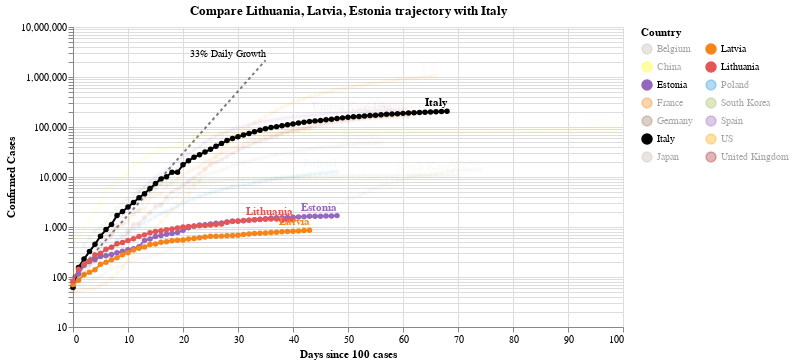

Notebook code cell kept with this figure:
### Code cell
#hide_input
chart3 = make_since_chart(dff2, ['Lithuania', 'Latvia', 'Estonia'], baseline_countries)
chart3

### Figure 1 — Vega-Lite specification as saved in the notebook (floating-point values rounded to 4 significant figures; data arrays with more than 128 entries replaced by an {"elided": "..."} marker saying what was removed)
{"config": {"view": {"continuousWidth": 400, "continuousHeight": 300}}, "layer": [{"mark": {"type": "line", "color": "black", "opacity": 0.5, "strokeDash": [3, 3]}, "encoding": {"x": {"type": "quantitative", "field": "Days since 100 cases"}, "y": {"type": "quantitative", "field": "Confirmed Cases"}}}, {"mark": {"type": "text", "align": "right", "dy": -6, "fontSize": 10, "text": "33% Daily Growth"}, "encoding": {"x": {"type": "quantitative", "field": "Days since 100 cases"}, "y": {"type": "quantitative", "field": "Confirmed Cases"}}, "transform": [{"filter": "(datum['Days since 100 cases'] >= 35)"}]}, {"data": {"name": "data-66fb4e68028b3564a4b90ae84c09cb7c"}, "mark": {"type": "line", "point": true}, "encoding": {"color": {"type": "nominal", "field": "Country", "legend": {"columns": 2}, "scale": {"domain": ["Belgium", "China", "Estonia", "France", "Germany", "Italy", "Japan", "Latvia", "Lithuania", "Poland", "South Korea", "Spain", "US", "United Kingdom"], "range": ["#C1B7AD", "yellow", "#9467bd", "#F58518", "#9D755D", "black", "#C1B7AD", "#F58518", "#E45756", "#2495D3", "#A1BA59", "#9467bd", "orange", "brown"]}}, "opacity": {"condition": {"value": 1, "selection": "selector002"}, "value": 0.05}, "tooltip": [{"type": "nominal", "field": "Country"}, {"type": "temporal", "field": "Date"}, {"type": "quantitative", "field": "Confirmed Cases"}, {"type": "quantitative", "field": "Days since 100 cases"}], "x": {"type": "quantitative", "field": "Days since 100 cases"}, "y": {"type": "quantitative", "field": "Confirmed Cases", "scale": {"type": "log"}}}, "selection": {"selector002": {"type": "multi", "fields": ["Country"], "bind": "legend", "init": [{"Country": "Lithuania"}, {"Country": "Latvia"}, {"Country": "Estonia"}, {"Country": "Italy"}]}}, "width": 550}, {"data": {"name": "data-66fb4e68028b3564a4b90ae84c09cb7c"}, "mark": {"type": "text", "align": "right", "dy": -8, "fontWeight": "bold"}, "encoding": {"color": {"type": "nominal", "field": "Country", "legend": {"columns": 2}, "scale": {"domain": ["Belgium", "China", "Estonia", "France", "Germany", "Italy", "Japan", "Latvia", "Lithuania", "Poland", "South Korea", "Spain", "US", "United Kingdom"], "range": ["#C1B7AD", "yellow", "#9467bd", "#F58518", "#9D755D", "black", "#C1B7AD", "#F58518", "#E45756", "#2495D3", "#A1BA59", "#9467bd", "orange", "brown"]}}, "opacity": {"condition": {"value": 1, "selection": "selector002"}, "value": 0.05}, "text": {"type": "nominal", "field": "Country"}, "tooltip": [{"type": "nominal", "field": "Country"}, {"type": "temporal", "field": "Date"}, {"type": "quantitative", "field": "Confirmed Cases"}, {"type": "quantitative", "field": "Days since 100 cases"}], "x": {"type": "quantitative", "field": "Days since 100 cases"}, "y": {"type": "quantitative", "field": "Confirmed Cases", "scale": {"type": "log"}}}, "transform": [{"filter": "(datum['Date'] >= 1588204800000)"}], "width": 550}], "data": {"name": "data-c1a3bbf4dd040f2e7e8e7a69520e3c2a"}, "title": "Compare Lithuania, Latvia, Estonia trajectory with Italy", "$schema": "https://vega.github.io/schema/vega-lite/v4.0.2.json", "datasets": {"data-c1a3bbf4dd040f2e7e8e7a69520e3c2a": [{"Days since 100 cases": 0, "Confirmed Cases": 100.0}, {"Days since 100 cases": 1, "Confirmed Cases": 133.0}, {"Days since 100 cases": 2, "Confirmed Cases": 176.9}, {"Days since 100 cases": 3, "Confirmed Cases": 235.3}, {"Days since 100 cases": 4, "Confirmed Cases": 312.9}, {"Days since 100 cases": 5, "Confirmed Cases": 416.2}, {"Days since 100 cases": 6, "Confirmed Cases": 553.5}, {"Days since 100 cases": 7, "Confirmed Cases": 736.1}, {"Days since 100 cases": 8, "Confirmed Cases": 979.1}, {"Days since 100 cases": 9, "Confirmed Cases": 1302.0}, {"Days since 100 cases": 10, "Confirmed Cases": 1732.0}, {"Days since 100 cases": 11, "Confirmed Cases": 2303.0}, {"Days since 100 cases": 12, "Confirmed Cases": 3064.0}, {"Days since 100 cases": 13, "Confirmed Cases": 4074.0}, {"Days since 100 cases": 14, "Confirmed Cases": 5419.0}, {"Days since 100 cases": 15, "Confirmed Cases": 7207.0}, {"Days since 100 cases": 16, "Confirmed Cases": 9586.0}, {"Days since 100 cases": 17, "Confirmed Cases": 12750.0}, {"Days since 100 cases": 18, "Confirmed Cases": 16960.0}, {"Days since 100 cases": 19, "Confirmed Cases": 22550.0}, {"Days since 100 cases": 20, "Confirmed Cases": 29990.0}, {"Days since 100 cases": 21, "Confirmed Cases": 39890.0}, {"Days since 100 cases": 22, "Confirmed Cases": 53060.0}, {"Days since 100 cases": 23, "Confirmed Cases": 70560.0}, {"Days since 100 cases": 24, "Confirmed Cases": 93850.0}, {"Days since 100 cases": 25, "Confirmed Cases": 124800.0}, {"Days since 100 cases": 26, "Confirmed Cases": 166000.0}, {"Days since 100 cases": 27, "Confirmed Cases": 220800.0}, {"Days since 100 cases": 28, "Confirmed Cases": 293700.0}, {"Days since 100 cases": 29, "Confirmed Cases": 390600.0}, {"Days since 100 cases": 30, "Confirmed Cases": 519500.0}, {"Days since 100 cases": 31, "Confirmed Cases": 690900.0}, {"Days since 100 cases": 32, "Confirmed Cases": 918900.0}, {"Days since 100 cases": 33, "Confirmed Cases": 1222000.0}, {"Days since 100 cases": 34, "Confirmed Cases": 1625000.0}, {"Days since 100 cases": 35, "Confirmed Cases": 2162000.0}], "data-66fb4e68028b3564a4b90ae84c09cb7c": {"elided": "867 records"}}}
